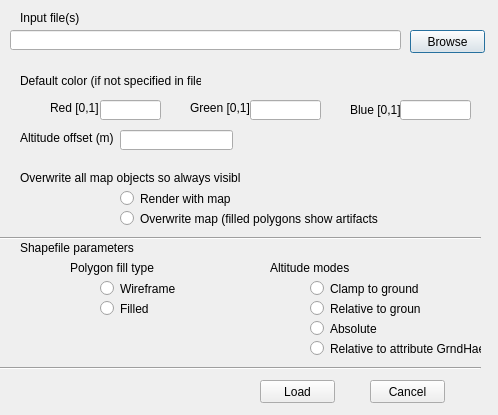
<?xml version="1.0" encoding="UTF-8"?>
<ui version="4.0">
 <class>dialogVecDisplay</class>
 <widget class="QDialog" name="dialogVecDisplay">
  <property name="geometry">
   <rect>
    <x>0</x>
    <y>0</y>
    <width>498</width>
    <height>415</height>
   </rect>
  </property>
  <property name="windowTitle">
   <string>Enter Vector Overlay Files</string>
  </property>
  <widget class="QLabel" name="label">
   <property name="geometry">
    <rect>
     <x>20</x>
     <y>10</y>
     <width>91</width>
     <height>16</height>
    </rect>
   </property>
   <property name="text">
    <string>Input file(s)</string>
   </property>
  </widget>
  <widget class="QLineEdit" name="inputEdit">
   <property name="geometry">
    <rect>
     <x>10</x>
     <y>30</y>
     <width>391</width>
     <height>20</height>
    </rect>
   </property>
  </widget>
  <widget class="QPushButton" name="browseButton">
   <property name="geometry">
    <rect>
     <x>410</x>
     <y>30</y>
     <width>75</width>
     <height>23</height>
    </rect>
   </property>
   <property name="text">
    <string>Browse</string>
   </property>
  </widget>
  <widget class="QLabel" name="label_2">
   <property name="geometry">
    <rect>
     <x>20</x>
     <y>70</y>
     <width>181</width>
     <height>21</height>
    </rect>
   </property>
   <property name="text">
    <string>Default color (if not specified in file)</string>
   </property>
  </widget>
  <widget class="QLabel" name="label_3">
   <property name="geometry">
    <rect>
     <x>50</x>
     <y>100</y>
     <width>61</width>
     <height>16</height>
    </rect>
   </property>
   <property name="text">
    <string>Red [0,1]</string>
   </property>
  </widget>
  <widget class="QLabel" name="label_4">
   <property name="geometry">
    <rect>
     <x>190</x>
     <y>100</y>
     <width>61</width>
     <height>16</height>
    </rect>
   </property>
   <property name="text">
    <string>Green [0,1]</string>
   </property>
  </widget>
  <widget class="QLabel" name="label_5">
   <property name="geometry">
    <rect>
     <x>350</x>
     <y>100</y>
     <width>51</width>
     <height>20</height>
    </rect>
   </property>
   <property name="text">
    <string>Blue [0,1]</string>
   </property>
  </widget>
  <widget class="QLabel" name="label_6">
   <property name="geometry">
    <rect>
     <x>20</x>
     <y>130</y>
     <width>101</width>
     <height>16</height>
    </rect>
   </property>
   <property name="text">
    <string>Altitude offset (m)</string>
   </property>
  </widget>
  <widget class="QLabel" name="label_7">
   <property name="geometry">
    <rect>
     <x>20</x>
     <y>170</y>
     <width>221</width>
     <height>16</height>
    </rect>
   </property>
   <property name="text">
    <string>Overwrite all map objects so always visible</string>
   </property>
  </widget>
  <widget class="QLabel" name="label_8">
   <property name="geometry">
    <rect>
     <x>20</x>
     <y>240</y>
     <width>131</width>
     <height>16</height>
    </rect>
   </property>
   <property name="text">
    <string>Shapefile parameters</string>
   </property>
  </widget>
  <widget class="QLineEdit" name="redEdit">
   <property name="geometry">
    <rect>
     <x>100</x>
     <y>100</y>
     <width>61</width>
     <height>20</height>
    </rect>
   </property>
  </widget>
  <widget class="QLineEdit" name="grnEdit">
   <property name="geometry">
    <rect>
     <x>250</x>
     <y>100</y>
     <width>71</width>
     <height>20</height>
    </rect>
   </property>
  </widget>
  <widget class="QLineEdit" name="bluEdit">
   <property name="geometry">
    <rect>
     <x>400</x>
     <y>100</y>
     <width>71</width>
     <height>20</height>
    </rect>
   </property>
  </widget>
  <widget class="QLineEdit" name="altEdit">
   <property name="geometry">
    <rect>
     <x>120</x>
     <y>130</y>
     <width>113</width>
     <height>20</height>
    </rect>
   </property>
  </widget>
  <widget class="QRadioButton" name="withButton">
   <property name="geometry">
    <rect>
     <x>120</x>
     <y>190</y>
     <width>121</width>
     <height>17</height>
    </rect>
   </property>
   <property name="text">
    <string>Render with map</string>
   </property>
  </widget>
  <widget class="QRadioButton" name="overButton">
   <property name="geometry">
    <rect>
     <x>120</x>
     <y>210</y>
     <width>261</width>
     <height>17</height>
    </rect>
   </property>
   <property name="text">
    <string>Overwrite map (filled polygons show artifacts</string>
   </property>
  </widget>
  <widget class="QLabel" name="label_9">
   <property name="geometry">
    <rect>
     <x>70</x>
     <y>260</y>
     <width>91</width>
     <height>16</height>
    </rect>
   </property>
   <property name="text">
    <string>Polygon fill type</string>
   </property>
  </widget>
  <widget class="QLabel" name="label_10">
   <property name="geometry">
    <rect>
     <x>270</x>
     <y>260</y>
     <width>131</width>
     <height>16</height>
    </rect>
   </property>
   <property name="text">
    <string>Altitude modes</string>
   </property>
  </widget>
  <widget class="QRadioButton" name="wireButton">
   <property name="geometry">
    <rect>
     <x>100</x>
     <y>280</y>
     <width>101</width>
     <height>17</height>
    </rect>
   </property>
   <property name="text">
    <string>Wireframe</string>
   </property>
  </widget>
  <widget class="QRadioButton" name="filledButton">
   <property name="geometry">
    <rect>
     <x>100</x>
     <y>300</y>
     <width>82</width>
     <height>17</height>
    </rect>
   </property>
   <property name="text">
    <string>Filled </string>
   </property>
  </widget>
  <widget class="QRadioButton" name="clampButton">
   <property name="geometry">
    <rect>
     <x>310</x>
     <y>280</y>
     <width>121</width>
     <height>17</height>
    </rect>
   </property>
   <property name="text">
    <string>Clamp to ground</string>
   </property>
  </widget>
  <widget class="QRadioButton" name="relButton">
   <property name="geometry">
    <rect>
     <x>310</x>
     <y>300</y>
     <width>111</width>
     <height>17</height>
    </rect>
   </property>
   <property name="text">
    <string>Relative to ground</string>
   </property>
  </widget>
  <widget class="QRadioButton" name="absoluteButton">
   <property name="geometry">
    <rect>
     <x>310</x>
     <y>320</y>
     <width>82</width>
     <height>17</height>
    </rect>
   </property>
   <property name="text">
    <string>Absolute</string>
   </property>
  </widget>
  <widget class="QRadioButton" name="radioButton">
   <property name="geometry">
    <rect>
     <x>310</x>
     <y>340</y>
     <width>171</width>
     <height>17</height>
    </rect>
   </property>
   <property name="text">
    <string>Relative to attribute GrndHae</string>
   </property>
  </widget>
  <widget class="QPushButton" name="loadButton">
   <property name="geometry">
    <rect>
     <x>260</x>
     <y>380</y>
     <width>75</width>
     <height>23</height>
    </rect>
   </property>
   <property name="text">
    <string>Load</string>
   </property>
  </widget>
  <widget class="QPushButton" name="cancelButton">
   <property name="geometry">
    <rect>
     <x>370</x>
     <y>380</y>
     <width>75</width>
     <height>23</height>
    </rect>
   </property>
   <property name="text">
    <string>Cancel</string>
   </property>
  </widget>
  <widget class="Line" name="line">
   <property name="geometry">
    <rect>
     <x>0</x>
     <y>230</y>
     <width>481</width>
     <height>16</height>
    </rect>
   </property>
   <property name="orientation">
    <enum>Qt::Horizontal</enum>
   </property>
  </widget>
  <widget class="Line" name="line_2">
   <property name="geometry">
    <rect>
     <x>0</x>
     <y>360</y>
     <width>481</width>
     <height>16</height>
    </rect>
   </property>
   <property name="orientation">
    <enum>Qt::Horizontal</enum>
   </property>
  </widget>
 </widget>
 <layoutdefault spacing="6" margin="11"/>
 <resources/>
 <connections>
  <connection>
   <sender>browseButton</sender>
   <signal>clicked()</signal>
   <receiver>dialogVecDisplay</receiver>
   <slot>doBrowse()</slot>
   <hints>
    <hint type="sourcelabel">
     <x>430</x>
     <y>42</y>
    </hint>
    <hint type="destinationlabel">
     <x>437</x>
     <y>17</y>
    </hint>
   </hints>
  </connection>
  <connection>
   <sender>cancelButton</sender>
   <signal>clicked()</signal>
   <receiver>dialogVecDisplay</receiver>
   <slot>reject()</slot>
   <hints>
    <hint type="sourcelabel">
     <x>402</x>
     <y>391</y>
    </hint>
    <hint type="destinationlabel">
     <x>464</x>
     <y>392</y>
    </hint>
   </hints>
  </connection>
  <connection>
   <sender>loadButton</sender>
   <signal>clicked()</signal>
   <receiver>dialogVecDisplay</receiver>
   <slot>doLoad()</slot>
   <hints>
    <hint type="sourcelabel">
     <x>264</x>
     <y>390</y>
    </hint>
    <hint type="destinationlabel">
     <x>245</x>
     <y>388</y>
    </hint>
   </hints>
  </connection>
  <connection>
   <sender>wireButton</sender>
   <signal>clicked()</signal>
   <receiver>dialogVecDisplay</receiver>
   <slot>doWire()</slot>
   <hints>
    <hint type="sourcelabel">
     <x>107</x>
     <y>288</y>
    </hint>
    <hint type="destinationlabel">
     <x>67</x>
     <y>286</y>
    </hint>
   </hints>
  </connection>
  <connection>
   <sender>filledButton</sender>
   <signal>clicked()</signal>
   <receiver>dialogVecDisplay</receiver>
   <slot>doFilled()</slot>
   <hints>
    <hint type="sourcelabel">
     <x>128</x>
     <y>308</y>
    </hint>
    <hint type="destinationlabel">
     <x>44</x>
     <y>325</y>
    </hint>
   </hints>
  </connection>
  <connection>
   <sender>clampButton</sender>
   <signal>clicked()</signal>
   <receiver>dialogVecDisplay</receiver>
   <slot>doClamp()</slot>
   <hints>
    <hint type="sourcelabel">
     <x>314</x>
     <y>290</y>
    </hint>
    <hint type="destinationlabel">
     <x>222</x>
     <y>287</y>
    </hint>
   </hints>
  </connection>
  <connection>
   <sender>relButton</sender>
   <signal>clicked()</signal>
   <receiver>dialogVecDisplay</receiver>
   <slot>doRel()</slot>
   <hints>
    <hint type="sourcelabel">
     <x>314</x>
     <y>310</y>
    </hint>
    <hint type="destinationlabel">
     <x>246</x>
     <y>304</y>
    </hint>
   </hints>
  </connection>
  <connection>
   <sender>absoluteButton</sender>
   <signal>clicked()</signal>
   <receiver>dialogVecDisplay</receiver>
   <slot>doAbsolute()</slot>
   <hints>
    <hint type="sourcelabel">
     <x>311</x>
     <y>330</y>
    </hint>
    <hint type="destinationlabel">
     <x>269</x>
     <y>323</y>
    </hint>
   </hints>
  </connection>
  <connection>
   <sender>radioButton</sender>
   <signal>clicked()</signal>
   <receiver>dialogVecDisplay</receiver>
   <slot>doAttr()</slot>
   <hints>
    <hint type="sourcelabel">
     <x>310</x>
     <y>349</y>
    </hint>
    <hint type="destinationlabel">
     <x>174</x>
     <y>343</y>
    </hint>
   </hints>
  </connection>
  <connection>
   <sender>withButton</sender>
   <signal>clicked()</signal>
   <receiver>dialogVecDisplay</receiver>
   <slot>doWith()</slot>
   <hints>
    <hint type="sourcelabel">
     <x>138</x>
     <y>198</y>
    </hint>
    <hint type="destinationlabel">
     <x>87</x>
     <y>200</y>
    </hint>
   </hints>
  </connection>
  <connection>
   <sender>overButton</sender>
   <signal>clicked()</signal>
   <receiver>dialogVecDisplay</receiver>
   <slot>doOver()</slot>
   <hints>
    <hint type="sourcelabel">
     <x>337</x>
     <y>220</y>
    </hint>
    <hint type="destinationlabel">
     <x>440</x>
     <y>191</y>
    </hint>
   </hints>
  </connection>
 </connections>
 <slots>
  <slot>doBrowse()</slot>
  <slot>doLoad()</slot>
  <slot>doWire()</slot>
  <slot>doFilled()</slot>
  <slot>doClamp()</slot>
  <slot>doRel()</slot>
  <slot>doAbsolute()</slot>
  <slot>doAttr()</slot>
  <slot>doWith()</slot>
  <slot>doOver()</slot>
 </slots>
</ui>
